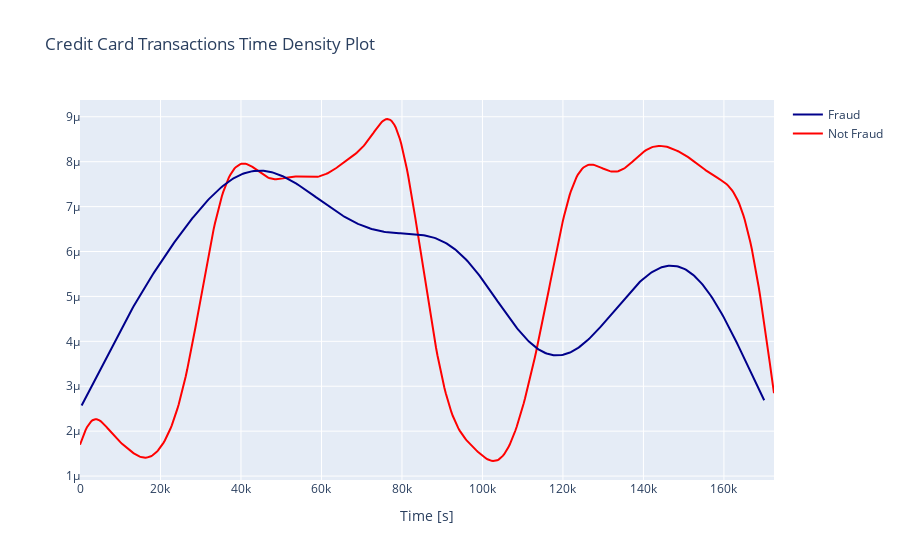

The cell this chart's notebook holds for it:
### Code cell
import plotly.figure_factory as ff
from plotly.offline import iplot

class_0 = card.loc[card['Class'] == 0]["Time"]
class_1 = card.loc[card['Class'] == 1]["Time"]
hist_data = [class_0, class_1]
group_labels = ['Not Fraud', 'Fraud']

colors = ['Red', 'DarkBlue']

fig = ff.create_distplot(hist_data, group_labels, show_hist=False, show_rug=False, colors=colors)
fig['layout'].update(title='Credit Card Transactions Time Density Plot', xaxis=dict(title='Time [s]'))
iplot(fig, filename='dist_only')

### Figure 1 — Plotly figure (JSON) as saved in the notebook; plotly's stock layout.template omitted (floating-point values rounded to 4 significant figures; data arrays with more than 128 entries replaced by an {"elided": "..."} marker saying what was removed)
{"data": [{"legendgroup": "Not Fraud", "marker": {"color": "Red"}, "mode": "lines", "name": "Not Fraud", "showlegend": true, "x": {"elided": "500 float values"}, "xaxis": "x", "y": {"elided": "500 float values"}, "yaxis": "y", "type": "scatter"}, {"legendgroup": "Fraud", "marker": {"color": "DarkBlue"}, "mode": "lines", "name": "Fraud", "showlegend": true, "x": {"elided": "500 float values"}, "xaxis": "x", "y": {"elided": "500 float values"}, "yaxis": "y", "type": "scatter"}], "layout": {"barmode": "overlay", "hovermode": "closest", "legend": {"traceorder": "reversed"}, "title": {"text": "Credit Card Transactions Time Density Plot"}, "xaxis": {"anchor": "y2", "domain": [0, 1], "title": {"text": "Time [s]"}, "zeroline": false}, "yaxis": {"anchor": "free", "domain": [0, 1], "position": 0}}}
